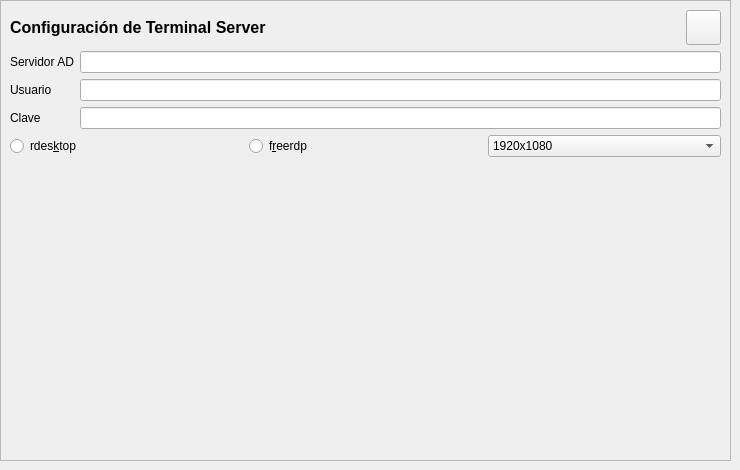
            <widget class="QWidget" name="TS">
             <attribute name="title">
              <string>Terminal Server</string>
             </attribute>
             <widget class="QFrame" name="fr_TS">
              <property name="geometry">
               <rect>
                <x>0</x>
                <y>0</y>
                <width>731</width>
                <height>461</height>
               </rect>
              </property>
              <property name="frameShape">
               <enum>QFrame::StyledPanel</enum>
              </property>
              <property name="frameShadow">
               <enum>QFrame::Raised</enum>
              </property>
              <layout class="QGridLayout" name="gridLayout_10">
               <item row="0" column="0">
                <widget class="QLabel" name="label_16">
                 <property name="font">
                  <font>
                   <pointsize>12</pointsize>
                   <weight>75</weight>
                   <bold>true</bold>
                  </font>
                 </property>
                 <property name="text">
                  <string>Configuración de Terminal Server</string>
                 </property>
                </widget>
               </item>
               <item row="0" column="1">
                <widget class="QPushButton" name="PB_TS">
                 <property name="maximumSize">
                  <size>
                   <width>35</width>
                   <height>35</height>
                  </size>
                 </property>
                 <property name="text">
                  <string/>
                 </property>
                 <property name="icon">
                  <iconset resource="../iconos.qrc">
                   <normaloff>:/imagenes/iconos/sedes/color.png</normaloff>:/imagenes/iconos/sedes/color.png</iconset>
                 </property>
                 <property name="iconSize">
                  <size>
                   <width>25</width>
                   <height>25</height>
                  </size>
                 </property>
                </widget>
               </item>
               <item row="1" column="0" colspan="2">
                <layout class="QVBoxLayout" name="verticalLayout_6">
                 <item>
                  <layout class="QGridLayout" name="gridLayout">
                   <item row="0" column="0">
                    <layout class="QVBoxLayout" name="verticalLayout_3">
                     <item>
                      <widget class="QLabel" name="label_7">
                       <property name="text">
                        <string>Servidor AD</string>
                       </property>
                      </widget>
                     </item>
                     <item>
                      <widget class="QLabel" name="label_22">
                       <property name="text">
                        <string>Usuario</string>
                       </property>
                      </widget>
                     </item>
                     <item>
                      <widget class="QLabel" name="label_23">
                       <property name="text">
                        <string>Clave</string>
                       </property>
                      </widget>
                     </item>
                    </layout>
                   </item>
                   <item row="0" column="1">
                    <layout class="QVBoxLayout" name="verticalLayout_4">
                     <item>
                      <widget class="QLineEdit" name="servidor">
                       <property name="toolTip">
                        <string>IP del servidor terminal server donde nos queremos conectar</string>
                       </property>
                      </widget>
                     </item>
                     <item>
                      <widget class="QLineEdit" name="usuario_ad">
                       <property name="toolTip">
                        <string>Nombre de usuario del técnico en el dominio (si_manolito)</string>
                       </property>
                      </widget>
                     </item>
                     <item>
                      <widget class="QLineEdit" name="clave_ad">
                       <property name="toolTip">
                        <string>Clave del técnico en el dominio</string>
                       </property>
                       <property name="echoMode">
                        <enum>QLineEdit::Password</enum>
                       </property>
                      </widget>
                     </item>
                    </layout>
                   </item>
                  </layout>
                 </item>
                 <item>
                  <layout class="QHBoxLayout" name="horizontalLayout_2">
                   <item>
                    <widget class="QRadioButton" name="rb_rdesktop">
                     <property name="acceptDrops">
                      <bool>true</bool>
                     </property>
                     <property name="toolTip">
                      <string>Elegir freerdp para acceder al servidor AD</string>
                     </property>
                     <property name="autoFillBackground">
                      <bool>false</bool>
                     </property>
                     <property name="text">
                      <string>rdes&amp;ktop</string>
                     </property>
                    </widget>
                   </item>
                   <item>
                    <widget class="QRadioButton" name="rb_freerdp">
                     <property name="toolTip">
                      <string>Elegir freerdp para acceder al servidor AD</string>
                     </property>
                     <property name="text">
                      <string>f&amp;reerdp</string>
                     </property>
                    </widget>
                   </item>
                   <item>
                    <widget class="QComboBox" name="cb_resolucion">
                     <property name="toolTip">
                      <string>Resolución de pantalla del servidor AD</string>
                     </property>
                     <item>
                      <property name="text">
                       <string>1920x1080</string>
                      </property>
                     </item>
                     <item>
                      <property name="text">
                       <string>1024x740</string>
                      </property>
                     </item>
                     <item>
                      <property name="text">
                       <string>800x600</string>
                      </property>
                     </item>
                    </widget>
                   </item>
                  </layout>
                 </item>
                </layout>
               </item>
               <item row="2" column="0" colspan="2">
                <widget class="QLabel" name="label_17">
                 <property name="text">
                  <string/>
                 </property>
                </widget>
               </item>
              </layout>
             </widget>
            </widget>
